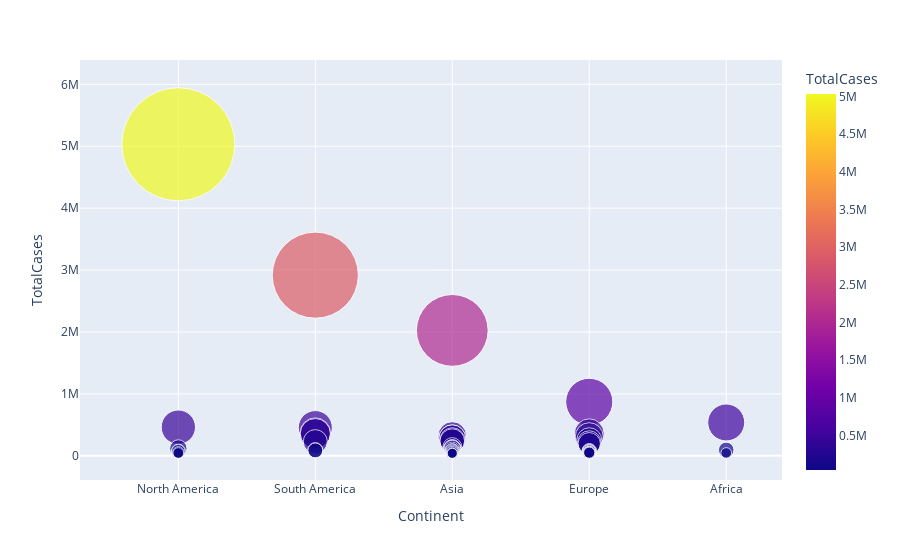

Write notebook code for a chart like this one.
### Code cell
px.scatter(df.head(50),x='Continent',y='TotalCases',
          color='TotalCases',
           hover_data=['Country/Region','Continent'],
          size='TotalCases',
          size_max=80)

### Figure 1 — Plotly figure (JSON) as saved in the notebook; plotly's stock layout.template omitted (floating-point values rounded to 4 significant figures)
{"data": [{"customdata": [["USA"], ["Brazil"], ["India"], ["Russia"], ["South Africa"], ["Mexico"], ["Peru"], ["Chile"], ["Colombia"], ["Spain"], ["Iran"], ["UK"], ["Saudi Arabia"], ["Pakistan"], ["Bangladesh"], ["Italy"], ["Turkey"], ["Argentina"], ["Germany"], ["France"], ["Iraq"], ["Philippines"], ["Indonesia"], ["Canada"], ["Qatar"], ["Kazakhstan"], ["Egypt"], ["Ecuador"], ["Bolivia"], ["Sweden"], ["Oman"], ["Israel"], ["Ukraine"], ["Dominican Republic"], ["Panama"], ["Belgium"], ["Kuwait"], ["Belarus"], ["UAE"], ["Romania"], ["Netherlands"], ["Singapore"], ["Guatemala"], ["Portugal"], ["Poland"], ["Nigeria"], ["Honduras"], ["Bahrain"], ["Japan"], ["Armenia"]], "hovertemplate": "Continent=%{x}<br>TotalCases=%{marker.color}<br>Country/Region=%{customdata[0]}<extra></extra>", "legendgroup": "", "marker": {"color": [5032179, 2917562, 2025409, 871894, 538184, 462690, 455409, 366671, 357710, 354530, 320117, 308134, 284226, 281863, 249651, 249204, 237265, 228195, 215210, 195633, 140603, 119460, 118753, 118561, 112092, 95942, 95006, 90537, 86423, 81967, 80713, 79559, 76808, 76536, 71418, 71158, 70045, 68503, 61845, 57895, 56982, 54555, 54339, 52061, 49515, 45244, 45098, 42889, 42263, 39819], "coloraxis": "coloraxis", "size": [5032179, 2917562, 2025409, 871894, 538184, 462690, 455409, 366671, 357710, 354530, 320117, 308134, 284226, 281863, 249651, 249204, 237265, 228195, 215210, 195633, 140603, 119460, 118753, 118561, 112092, 95942, 95006, 90537, 86423, 81967, 80713, 79559, 76808, 76536, 71418, 71158, 70045, 68503, 61845, 57895, 56982, 54555, 54339, 52061, 49515, 45244, 45098, 42889, 42263, 39819], "sizemode": "area", "sizeref": 786.3, "symbol": "circle"}, "mode": "markers", "name": "", "orientation": "v", "showlegend": false, "type": "scatter", "x": ["North America", "South America", "Asia", "Europe", "Africa", "North America", "South America", "South America", "South America", "Europe", "Asia", "Europe", "Asia", "Asia", "Asia", "Europe", "Asia", "South America", "Europe", "Europe", "Asia", "Asia", "Asia", "North America", "Asia", "Asia", "Africa", "South America", "South America", "Europe", "Asia", "Asia", "Europe", "North America", "North America", "Europe", "Asia", "Europe", "Asia", "Europe", "Europe", "Asia", "North America", "Europe", "Europe", "Africa", "North America", "Asia", "Asia", "Asia"], "xaxis": "x", "y": [5032179, 2917562, 2025409, 871894, 538184, 462690, 455409, 366671, 357710, 354530, 320117, 308134, 284226, 281863, 249651, 249204, 237265, 228195, 215210, 195633, 140603, 119460, 118753, 118561, 112092, 95942, 95006, 90537, 86423, 81967, 80713, 79559, 76808, 76536, 71418, 71158, 70045, 68503, 61845, 57895, 56982, 54555, 54339, 52061, 49515, 45244, 45098, 42889, 42263, 39819], "yaxis": "y"}], "layout": {"autosize": true, "coloraxis": {"colorbar": {"title": {"text": "TotalCases"}}, "colorscale": [[0, "#0d0887"], [0.1111, "#46039f"], [0.2222, "#7201a8"], [0.3333, "#9c179e"], [0.4444, "#bd3786"], [0.5556, "#d8576b"], [0.6667, "#ed7953"], [0.7778, "#fb9f3a"], [0.8889, "#fdca26"], [1, "#f0f921"]]}, "legend": {"itemsizing": "constant", "tracegroupgap": 0}, "margin": {"t": 60}, "xaxis": {"anchor": "y", "autorange": true, "domain": [0, 1], "range": [-0.9588, 4.497], "title": {"text": "Continent"}, "type": "category"}, "yaxis": {"anchor": "x", "autorange": true, "domain": [0, 1], "range": [-748900.0, 7977000.0], "title": {"text": "TotalCases"}, "type": "linear"}}}
